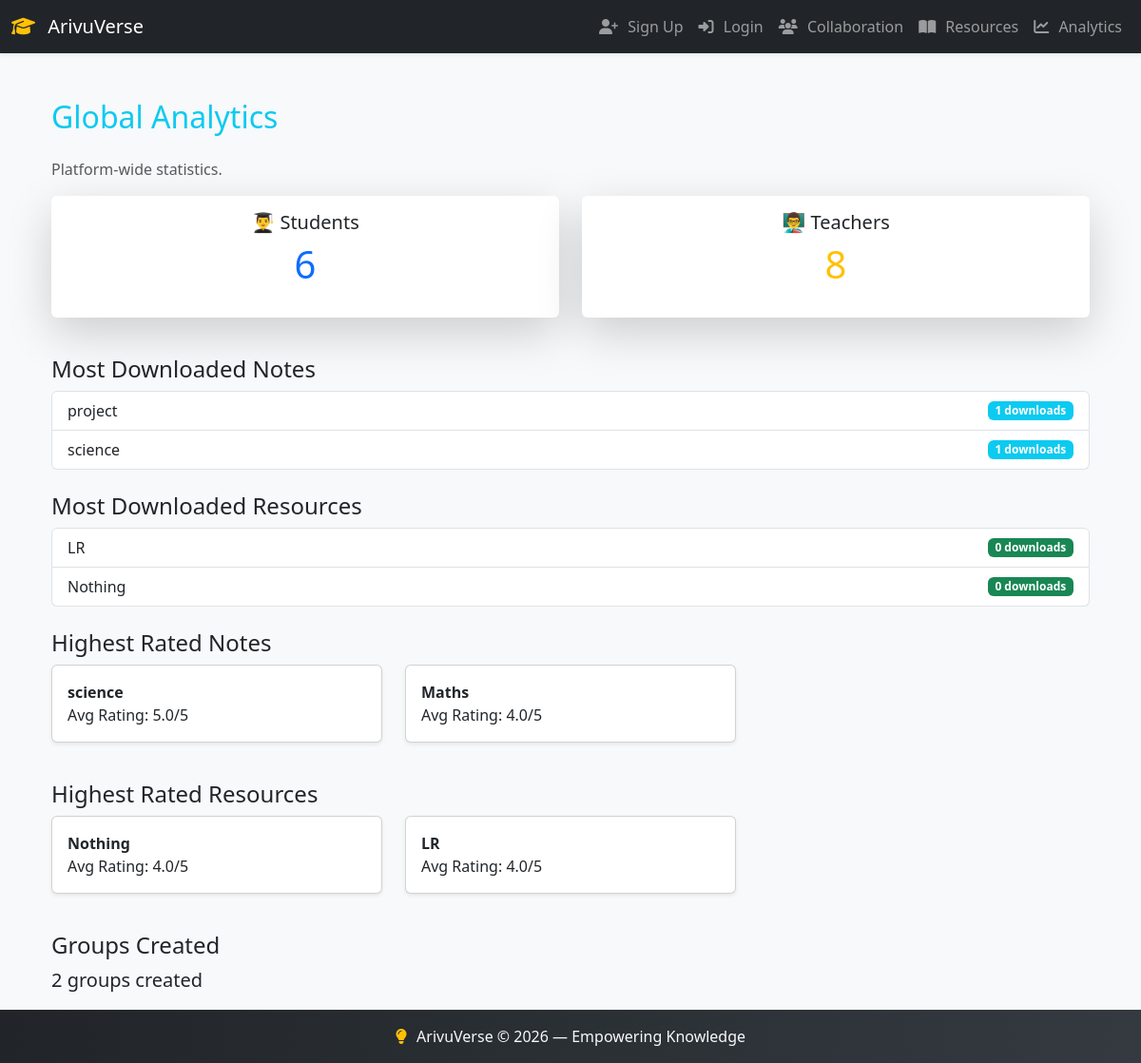
The page /analytics/global/ on the database its author committed.
### resources/models.py (models this page shows, shortened)
class Note(models.Model):
    title = models.CharField(max_length=200)
    topic = models.CharField(max_length=100)
    version = models.IntegerField(default=1)
    file = models.FileField(upload_to='notes/')
    uploaded_by = models.ForeignKey(User, on_delete=models.CASCADE)
    uploaded_at = models.DateTimeField(auto_now_add=True)
    downloads = models.PositiveIntegerField(default=0)   # ✅ new counter field

class StudentResource(models.Model):
    title = models.CharField(max_length=200)
    description = models.TextField(blank=True)
    file = models.FileField(upload_to='student_resources/')
    uploaded_by = models.ForeignKey(User, on_delete=models.CASCADE)
    uploaded_at = models.DateTimeField(auto_now_add=True)
    verified = models.BooleanField(default=False)
    downloads = models.PositiveIntegerField(default=0)   # ✅ new counter field

### analytics/views.py (the view)
# urls.py: path('global/', views.global_analytics, name='global_analytics'),
def global_analytics(request):
    student_count = Profile.objects.filter(role="student").count()
    teacher_count = Profile.objects.filter(role="teacher").count()
    most_downloaded_notes = Note.objects.order_by("-downloads")[:2]
    most_downloaded_resources = StudentResource.objects.order_by("-downloads")[:2]
    top_notes = Note.objects.annotate(avg_rating=Avg("ratings__value")).order_by("-avg_rating")[:2]
    top_resources = StudentResource.objects.annotate(avg_rating=Avg("ratings__value")).order_by("-avg_rating")[:2]
    group_count = Group.objects.count()
    return render(request, "analytics/global_analytics.html", {
        "student_count": student_count,
        "teacher_count": teacher_count,
        "most_downloaded_notes": most_downloaded_notes,
        "most_downloaded_resources": most_downloaded_resources,
        "top_notes": top_notes,
        "top_resources": top_resources,
        "group_count": group_count,
    })

### analytics/templates/analytics/global_analytics.html (shortened to what this page needs)
{% extends "base.html" %}
{% block content %}
<div class="container mt-4 animate__animated animate__fadeIn">
  <h2 class="mb-4 text-info">
     Global Analytics
  </h2>
  <p class="text-muted">Platform‑wide statistics.</p>
  <div class="row">
    <div class="col-md-6 mb-3">
      <div class="card shadow-lg border-0 h-100">
        <div class="card-body text-center">
          <h5 class="card-title">👨‍🎓 Students</h5>
          <p class="display-6 text-primary">{{ student_count }}</p>
        </div>
      </div>
    </div>
    <div class="col-md-6 mb-3">
      <div class="card shadow-lg border-0 h-100">
        <div class="card-body text-center">
          <h5 class="card-title">👨‍🏫 Teachers</h5>
          <p class="display-6 text-warning">{{ teacher_count }}</p>
        </div>
      </div>
    </div>
  </div>
  <h4 class="mt-4"> Most Downloaded Notes</h4>
  <ul class="list-group">
    {% for note in most_downloaded_notes %}
      <li class="list-group-item d-flex justify-content-between align-items-center">
        {{ note.title }}
        <span class="badge bg-info">{{ note.downloads }} downloads</span>
      </li>
    {% empty %}
      <li class="list-group-item">No downloads yet.</li>
    {% endfor %}
  </ul>
  <h4 class="mt-4"> Most Downloaded Resources</h4>
  <ul class="list-group">
    {% for res in most_downloaded_resources %}
      <li class="list-group-item d-flex justify-content-between align-items-center">
        {{ res.title }}
        <span class="badge bg-success">{{ res.downloads }} downloads</span>
      </li>
    {% empty %}
      <li class="list-group-item">No downloads yet.</li>
    {% endfor %}
  </ul>
  <h4 class="mt-4"> Highest Rated Notes</h4>
  <div class="row">
    {% for note in top_notes %}
      <div class="col-md-4 mb-3">
        <div class="card shadow-sm h-100">
          <div class="card-body">
            <strong>{{ note.title }}</strong><br>
            Avg Rating: {{ note.avg_rating|floatformat:1 }}/5
          </div>
        </div>
      </div>
    {% empty %}
      <p>No ratings yet.</p>
    {% endfor %}
  </div>
  <h4 class="mt-4"> Highest Rated Resources</h4>
  <div class="row">
    {% for res in top_resources %}
      <div class="col-md-4 mb-3">
        <div class="card shadow-sm h-100">
          <div class="card-body">
            <strong>{{ res.title }}</strong><br>
            Avg Rating: {{ res.avg_rating|floatformat:1 }}/5
          </div>
        </div>
      </div>
    {% empty %}
      <p>No ratings yet.</p>
    {% endfor %}
  </div>
  <h4 class="mt-4"> Groups Created</h4>
  <p class="lead">{{ group_count }} groups created</p>
</div>
{% endblock %}

### lrhub/templates/base.html (shortened to what this page needs)
{% load static %}
<!DOCTYPE html>
<html lang="en">
<head>
    <link rel="stylesheet" href="https://cdnjs.cloudflare.com/ajax/libs/font-awesome/6.4.0/css/all.min.css">
    <link href="https://cdn.jsdelivr.net/npm/bootstrap@5.3.2/dist/css/bootstrap.min.css" rel="stylesheet">
    <link rel="stylesheet" href="https://cdnjs.cloudflare.com/ajax/libs/font-awesome/6.5.0/css/all.min.css">
    <link rel="stylesheet" href="https://cdnjs.cloudflare.com/ajax/libs/animate.css/4.1.1/animate.min.css"/>
</head>
<body class="d-flex flex-column min-vh-100 bg-light">
<nav class="navbar navbar-expand-lg navbar-dark bg-dark shadow-sm w-100">
  <div class="container-fluid">
    <a class="navbar-brand" href="{% url 'home' %}">
      <i class="fas fa-graduation-cap"></i> ArivuVerse
    </a>
    <div class="collapse navbar-collapse" id="navbarNav">
      <ul class="navbar-nav ms-auto align-items-center">
        {% if user.is_authenticated %}
          <li class="nav-item">
            <a class="nav-link" href="{% url 'collaboration_home' %}">
              <i class="fas fa-users"></i> Collaboration
            </a>
          </li>
          <li class="nav-item">
            <a class="nav-link" href="{% url 'resources_home' %}">
              <i class="fas fa-book-open"></i> Resources
            </a>
          </li>
          <li class="nav-item">
            <a class="nav-link" href="{% url 'analytics_home' %}">
              <i class="fas fa-chart-line"></i> Analytics
            </a>
          </li>
          <li class="nav-item">
            <form method="post" action="{% url 'logout' %}" class="d-inline">
              {% csrf_token %}
              <button type="submit" class="btn btn-sm btn-danger ms-2">
                <i class="fas fa-sign-out-alt"></i> Logout
              </button>
            </form>
          </li>
        {% else %}
          <li class="nav-item">
            <a class="nav-link" href="{% url 'auth_page' %}#signup">
              <i class="fas fa-user-plus"></i> Sign Up
            </a>
          </li>
          <li class="nav-item">
            <a class="nav-link" href="{% url 'auth_page' %}#login">
              <i class="fas fa-sign-in-alt"></i> Login
            </a>
          </li>
                    <li class="nav-item">
            <a class="nav-link" href="{% url 'collaboration_home' %}">
              <i class="fas fa-users"></i> Collaboration
            </a>
          </li>
          <li class="nav-item">
            <a class="nav-link" href="{% url 'resources_home' %}">
              <i class="fas fa-book-open"></i> Resources
            </a>
          </li>
          <li class="nav-item">
            <a class="nav-link" href="{% url 'analytics_home' %}">
              <i class="fas fa-chart-line"></i> Analytics
            </a>
          </li>
        {% endif %}
      </ul>
    </div>
  </div>
</nav>
<main class="flex-fill">
  <div class="container mt-5">
      {% block content %}
      {% endblock %}
  </div>
</main>
<footer class="text-light text-center py-3 w-100 mt-auto">
  <i class="fas fa-lightbulb"></i> ArivuVerse &copy; 2026 — Empowering Knowledge
</footer>
</body>
</html>

### lrhub/templates/base.html (style rules this page uses)
body { font-family: 'Segoe UI', Tahoma, Geneva, Verdana, sans-serif; }
.navbar-brand i { color: #ffc107; margin-right: 8px; }
.nav-link i { margin-right: 6px; }
footer { background: linear-gradient(90deg, #212529, #343a40); }
footer i { color: #ffc107; margin-right: 6px; }

### rows shown on the page
Note: title "project", downloads "1"
Note: title "science", downloads "1", avg_rating "5.0"
StudentResource: title "LR", downloads "0", avg_rating "4.0"
StudentResource: title "Nothing", downloads "0", avg_rating "4.0"
Note: title "Maths", avg_rating "4.0"

### other values the page prints
{{ student_count }} "6"
{{ teacher_count }} "8"
{{ group_count }} "2"
